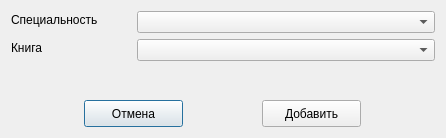
<?xml version="1.0" encoding="UTF-8"?>
<ui version="4.0">
 <class>AddBookInDisc</class>
 <widget class="QDialog" name="AddBookInDisc">
  <property name="geometry">
   <rect>
    <x>0</x>
    <y>0</y>
    <width>446</width>
    <height>138</height>
   </rect>
  </property>
  <property name="windowTitle">
   <string>Dialog</string>
  </property>
  <layout class="QVBoxLayout" name="verticalLayout">
   <item>
    <layout class="QFormLayout" name="formLayout">
     <item row="0" column="0">
      <widget class="QLabel" name="label">
       <property name="minimumSize">
        <size>
         <width>120</width>
         <height>17</height>
        </size>
       </property>
       <property name="maximumSize">
        <size>
         <width>120</width>
         <height>17</height>
        </size>
       </property>
       <property name="text">
        <string>Специальность</string>
       </property>
      </widget>
     </item>
     <item row="0" column="1">
      <widget class="QComboBox" name="comboSpec"/>
     </item>
     <item row="1" column="0">
      <widget class="QLabel" name="label_2">
       <property name="minimumSize">
        <size>
         <width>120</width>
         <height>17</height>
        </size>
       </property>
       <property name="maximumSize">
        <size>
         <width>120</width>
         <height>17</height>
        </size>
       </property>
       <property name="text">
        <string>Книга</string>
       </property>
      </widget>
     </item>
     <item row="1" column="1">
      <widget class="QComboBox" name="comboBook"/>
     </item>
    </layout>
   </item>
   <item>
    <spacer name="verticalSpacer">
     <property name="orientation">
      <enum>Qt::Vertical</enum>
     </property>
     <property name="sizeHint" stdset="0">
      <size>
       <width>20</width>
       <height>14</height>
      </size>
     </property>
    </spacer>
   </item>
   <item>
    <layout class="QHBoxLayout" name="horizontalLayout">
     <item>
      <widget class="QPushButton" name="butCan">
       <property name="minimumSize">
        <size>
         <width>99</width>
         <height>27</height>
        </size>
       </property>
       <property name="maximumSize">
        <size>
         <width>99</width>
         <height>27</height>
        </size>
       </property>
       <property name="text">
        <string>Отмена</string>
       </property>
      </widget>
     </item>
     <item>
      <widget class="QPushButton" name="butAdd">
       <property name="minimumSize">
        <size>
         <width>99</width>
         <height>27</height>
        </size>
       </property>
       <property name="maximumSize">
        <size>
         <width>99</width>
         <height>27</height>
        </size>
       </property>
       <property name="text">
        <string>Добавить</string>
       </property>
      </widget>
     </item>
    </layout>
   </item>
  </layout>
 </widget>
 <resources/>
 <connections/>
</ui>
